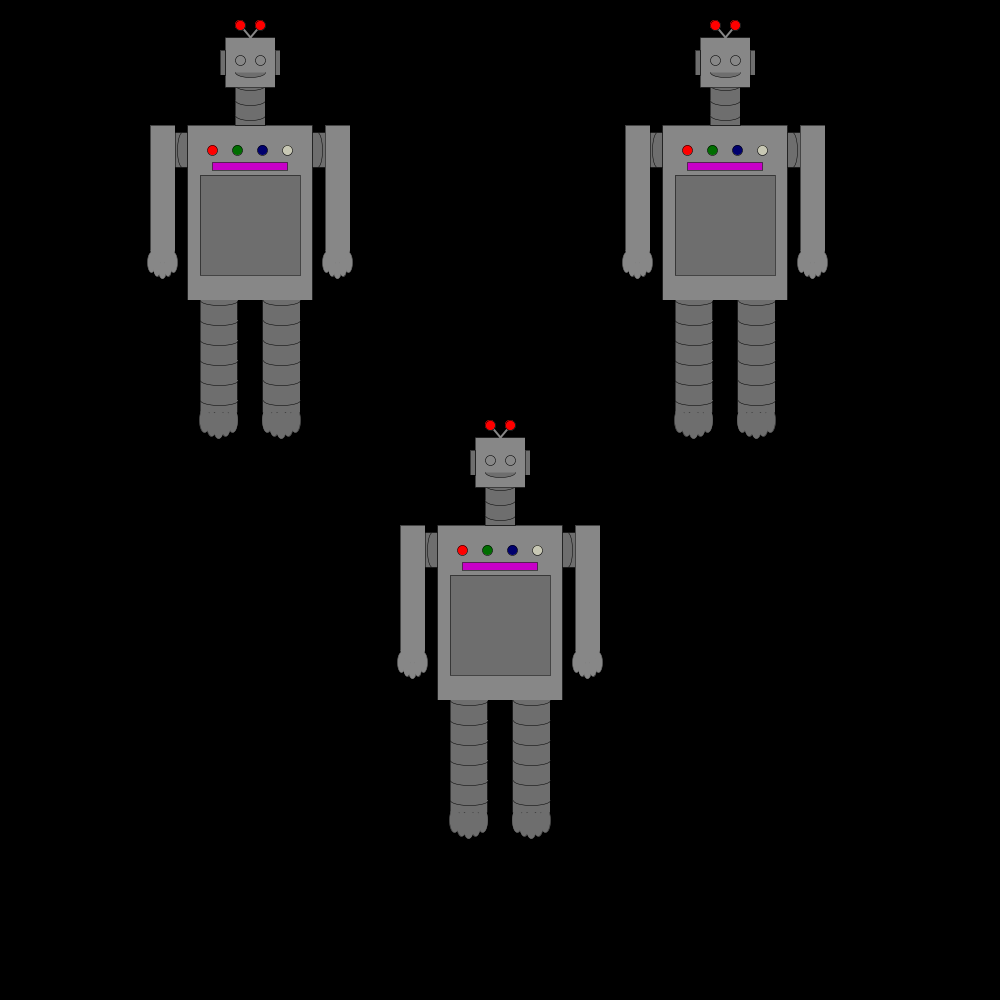
Frame 1 (no input)
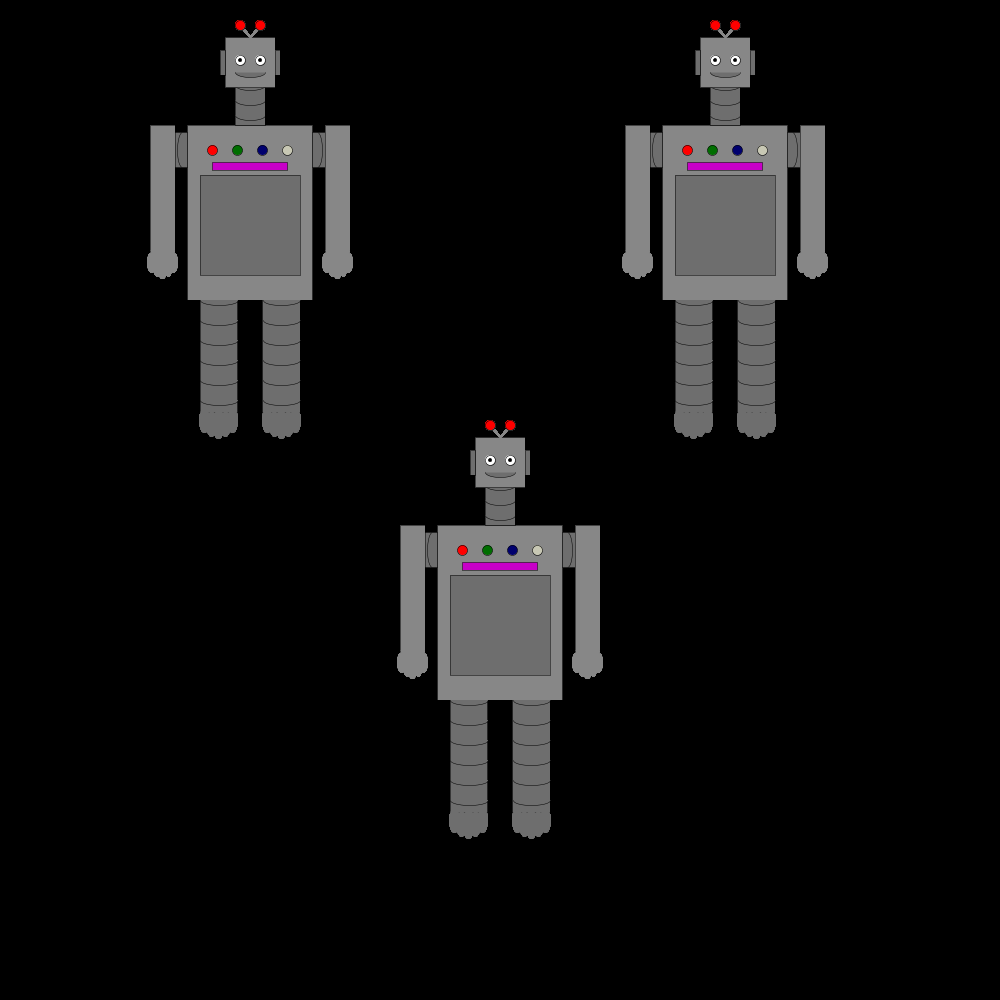
Frame 60 (the mouse pressed at the canvas centre just before this capture)
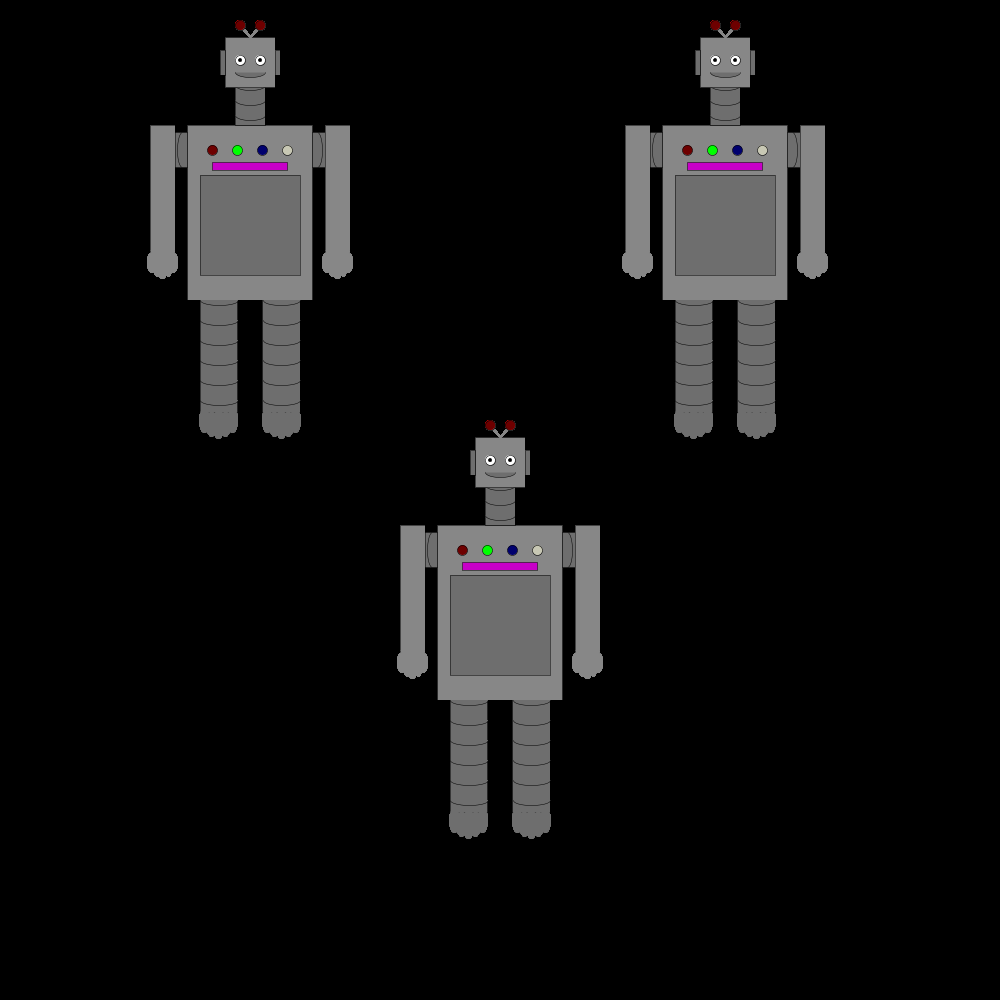
Frame 120 (the mouse held since frame 60 and released just before this capture)

The Processing sketch that drew these frames (run headless with seeded random() and noise(); from frame 60 on, the mouse is pressed at the canvas centre):

// Processing sketch: functions_exercise
// ── functions_exercise.pde
int x = 0;
int a = 1;
int y = 0;
int b = 1;

void setup() {
  size(1000, 1000);
  background(0, 0, 0);
}

void draw(){
  push();
  scale(0.5);
  robot();
  pop();
  
  push();
  scale(0.5);
  translate(950, 0);
  robot();
  pop();
  
  push();
  scale(0.5);
  translate(500, 800);
  robot();
  pop();
}

void robot() {
  fill(135, 135, 135);
  rect(375, 250, 250, 350);
  fill(110, 110, 110);
  rect(470, 150, 60, 100);
  fill(110, 110, 110);
  arc(500, 170, 60, 20, 0, PI);
  fill(135, 135, 135);
  square(450, 75, 100);
  fill(110, 110, 110);
  arc(500, 200, 60, 20, 0, PI);
  arc(500, 230, 60, 20, 0, PI);
  rect(440, 100, 10, 50);
  rect(550, 100, 10, 50);
  //trfjkbnt
  arc(500, 145, 60, 20, 0, PI);
  strokeWeight(4);
  fill(135, 135, 135);
  stroke(135, 135, 135);
  line(500, 75, 480, 50);
  line(500, 75, 520, 50);
  strokeWeight(1);
  stroke(1);
  fill(110, 110, 110);
  rect(400, 350, 200, 200);
  fill(200, 0, 200);
  rect(425, 325, 150, 15);
  fill(110, 110, 110);
  rect(400, 600, 75, 225);
  arc(438.5, 600, 75, 20, 0, PI);
  arc(438.5, 640, 75, 20, 0, PI);  
  arc(438.5, 680, 75, 20, 0, PI);
  arc(438.5, 720, 75, 20, 0, PI);
  arc(438.5, 760, 75, 20, 0, PI);
  arc(438.5, 800, 75, 20, 0, PI);
  rect(525, 600, 75, 225);
  arc(563.5, 600, 75, 20, 0, PI);
  arc(563.5, 640, 75, 20, 0, PI);  
  arc(563.5, 680, 75, 20, 0, PI);
  arc(563.5, 720, 75, 20, 0, PI);
  arc(563.5, 760, 75, 20, 0, PI);
  arc(563.5, 800, 75, 20, 0, PI);
  rect(325, 265, 50, 70); 
  arc(345, 300, 20, 70, PI/2, PI*3/2);
  arc(365, 300, 20, 70, PI/2, PI*3/2);
  rect(625, 265, 50, 70); 
  arc(635, 300, 20, 70, PI*3/2, PI*5/2);
  arc(655, 300, 20, 70, PI*3/2, PI*5/2);
  fill(135, 135, 135);
  rect(300, 250, 50, 250);
  rect(650, 250, 50, 250);
  arc(325, 500, 50, 40, 0, PI);
  arc(675, 500, 50, 40, 0, PI);
  stroke(135, 135, 135);
  arc(347, 525, 15, 40, 0, 2*PI);
  arc(336, 532.5, 15, 40, 0, 2*PI);
  arc(325, 540, 15, 35, 0, 2*PI);
  arc(314, 532.5, 15, 40, 0, 2*PI);
  arc(303, 525, 15, 40, 0, 2*PI);
  circle(325, 505, 40);
  arc(653, 525, 15, 40, 0, 2*PI);
  arc(664, 532.5, 15, 40, 0, 2*PI);
  arc(675, 540, 15, 35, 0, 2*PI);
  arc(686, 532.5, 15, 40, 0, 2*PI);
  arc(697, 525, 15, 40, 0, 2*PI);
  circle(675, 505, 40);
  fill(110, 110, 110);
  stroke(110, 110, 110);
  arc(409.5, 840, 20, 50, 0, 2*PI);
  arc(423.5, 847.5, 20, 50, 0, 2*PI);
  arc(437.5, 855, 20, 45, 0, 2*PI);
  arc(451.5, 847.5, 20, 50, 0, 2*PI);
  arc(465.5, 840, 20, 50, 0, 2*PI);
  circle(437.5, 835, 25);
  arc(534.5, 840, 20, 50, 0, 2*PI);
  arc(548.5, 847.5, 20, 50, 0, 2*PI);
  arc(562.5, 855, 20, 45, 0, 2*PI);
  arc(576.5, 847.5, 20, 50, 0, 2*PI);
  arc(590.5, 840, 20, 50, 0, 2*PI);
  circle(562.5, 835, 25);
  x = x + a;
  if (x == 100) {
  a = -1;
  }
  if (x == 0) {
  a = 1;
  }
  fill(255, 0, 0);
  circle(480, 50, 20);
  circle(520, 50, 20);
  stroke(0, 0, 0);
  if (x < 25 && x > -1) {
  fill(255, 0, 0);
  circle(425, 300, 20);
  circle(480, 50, 20);
  circle(520, 50, 20);
  } else {
  fill(110, 0, 0);
  circle(425, 300, 20);
  circle(480, 50, 20);
  circle(520, 50, 20);
  }
  if (x < 50 && x > 24) {
  fill(0, 255, 0);
  circle(475, 300, 20);
  } else {
  fill(0, 110, 0);
  circle(475, 300, 20);
  }
  if (x < 75 && x > 49) {
  fill(0, 0, 255);
  circle(525, 300, 20);
  } else {
  fill(0, 0, 110);
  circle(525, 300, 20);
  }
  if (x < 101 && x > 74) {
  fill(255, 255, 255);
  circle(575, 300, 20);
  } else {
  fill(200, 200, 180);
  circle(575, 300, 20);
  }
  y = y + b;
  if (y == 20) {
  b = -1;
  }
  if (y == 0) {
  b = 1;
  }
  if (y < 21 && x > 10) {
  fill(255, 255, 255);
  circle(480, 120, 20);
  circle(520, 120, 20);
  fill(0, 0, 0);
  circle(480, 120, 7);
  circle(520, 120, 7);
  } else {
  fill(135, 135, 135);
  circle(480, 120, 20);
  circle(520, 120, 20);
  }
}
